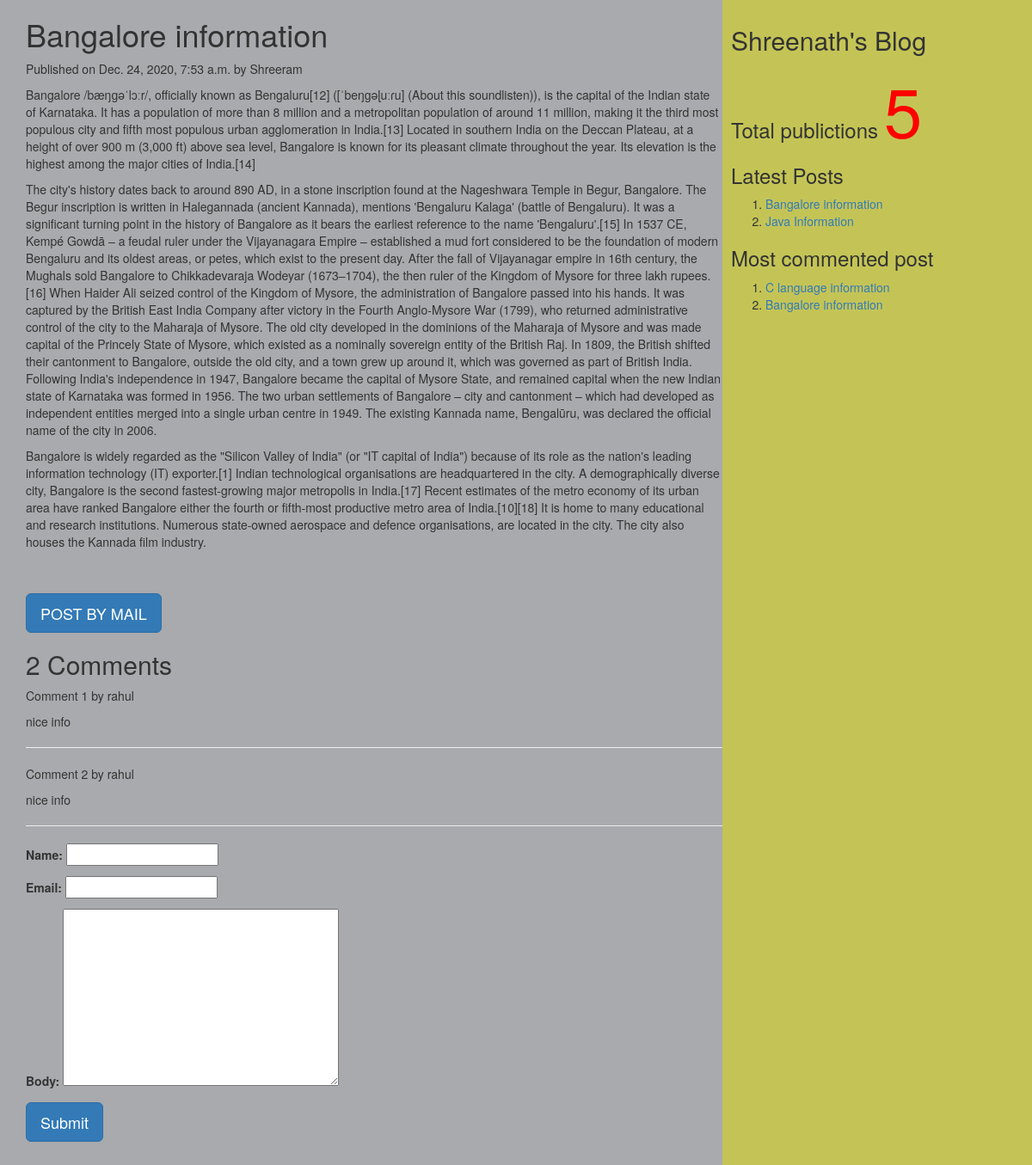
Page /2020/12/24/bangalore-information on the committed database.
### myApp/models.py (models this page shows, shortened)
class Post(models.Model):
          tags=TaggableManager()
          STATUS_CHOICES=(('draft','Draft'),('published','Published'))
          title=models.CharField(max_length=256)
          slug=models.SlugField(max_length=264,unique_for_date='publish')
          author=models.ForeignKey(User,related_name='blog_posts',on_delete= models.CASCADE)
          body=models.TextField()
          publish=models.DateTimeField(default=timezone.now)
          created=models.DateTimeField(auto_now_add=True)
          updated=models.DateTimeField(auto_now=True)
          status= models.CharField(max_length=10,choices=STATUS_CHOICES,default='draft')
          objects=CustomManager()
          class Meta:
                ordering=('-publish',)
          def get_absolute_url(self):
                return reverse('post_detail',args=[self.publish.year,self.publish.strftime('%m'),self.publish.strftime('%d'),self.slug])

class Comment(models.Model):
    post=models.ForeignKey(Post,related_name="comments",on_delete=models.CASCADE)
    name=models.CharField(max_length=50)
    email=models.EmailField()
    body=models.TextField()
    created=models.DateTimeField(auto_now_add=True)
    updated=models.DateTimeField(auto_now=True)
    active=models.BooleanField(default=True)
    class Meta:
        ordering=('created',)

### myApp/views.py (the view, shortened to what this page needs)
# urls.py: url(r'(?P<year>\d{4})/(?P<month>\d{2})/(?P<day>\d{2})/(?P<post>[-\w]+)',views.post_detail_view,name='post_detail'),
def post_detail_view(request,year,month,day,post):
    post=get_object_or_404(Post,slug=post,publish__year=year,publish__month=month,publish__day=day)
    comments=post.comments.filter(active=True)
    csubmit=False
    form=CommentForm()
    d={'post':post,'form':form,'csubmit':csubmit,'comments':comments}
    return render(request,'myApp/post_detail.html',d)

### myApp/forms.py
class CommentForm(forms.ModelForm):
    class Meta:
        model=Comment
        fields=('name','email','body')

### myApp/models.py (called while the page is built)
    def get_queryset(self):
        return super().get_queryset().filter(status='published')

### myApp/templatetags/mytags.py (called while the page is built)
@register.simple_tag
def total_posts():
    return Post.objects.count()

@register.inclusion_tag('myApp/latest_post.html')
def show_latest_posts(count=3):
    latest_posts=Post.objects.order_by('-publish')[:count]
    return {'latest_posts':latest_posts}

@register.simple_tag
def get_most_commented_posts(count=2):
    return Post.objects.annotate(total_comments=Count('comments')).order_by('-total_comments')[:count]

### templates/myApp/post_detail.html (shortened to what this page needs)
<html>
    {%extends 'myApp/parent.html'%}
        {%block content_block%}
        <h1>{{post.title}}</h1>
        <p>Published on {{post.publish}} by {{post.author|title}}</p>
        {{post.body|linebreaks}} <br><br>
        <a href="/{{post.id}}/share" class='btn btn-lg btn-primary'>POST BY MAIL</a>
        {%with comments.count as comments_count%}
        <h2>{{comments_count}} Comment{{comments_count|pluralize}}</h2>
        {%endwith%}
        {%if comments%}
         {%for c in comments%}
         <p>Comment {{forloop.counter}} by {{c.name}}</p>
        <div>{{c.body|linebreaks}}</div>
        <hr>
        {%endfor%}
        {%else%}
         <p style="color:blue;font-size:30px;font-style:bold;border-bottom:1px red solid;">There are no comments</p>
        {%endif%}
         {%if csubmit%}
         <h2>Thank you..Your comment has been added successfully!!</h2>
         {%else%}
         <form  method="post">
           {{form.as_p}}
           <input type="submit" class='btn btn-lg btn-primary' value="Submit">
         </form>
         {%endif%}
        {%endblock%}

### templates/myApp/parent.html (shortened to what this page needs)
<html>
{%load mytags%}
    <head>
        <link rel="stylesheet" href="https://maxcdn.bootstrapcdn.com/bootstrap/3.3.7/css/bootstrap.min.css">
    </head>
    <body>
        <div class="content" style="width:70%;float:left;background-color:a8aaad;height:300%;padding:0 0 0 30px">
              {%block content_block%}
              {%endblock%}
        </div>
        <div class="sidebar" style="width:30%;float:right;background-color:#c4c456;height:300%;padding:10px">
            <h2>Shreenath's Blog</h2>
            <h3>Total publictions
              <span style="color:red;font-size:80px">
              {%total_posts%}</span>
              <h3>Latest Posts</h3>
              {% show_latest_posts 2 %}
              <h3>Most commented post</h3>
              {%get_most_commented_posts as m%}
              <ol>
                {%for post in m%}
                <li><a href="{{post.get_absolute_url}}">{{post.title}}</a></li>
                {%endfor%}
              </ol>
            </h3>
        </div>
    </body>
</html>

### templates/myApp/latest_post.html
<!DOCTYPE html>
<html lang="en" dir="ltr">
  <body>
    <ol>
    {%for post in latest_posts%}
    <li><a href="{{post.get_absolute_url}}">{{post.title}}</a></li>
    {%endfor%}
    </ol>
  </body>
</html>

### rows in the picture
Post: title "Bangalore information", publish "Dec. 24, 2020, 7:53 a.m.", author "Shreeram", body "Bangalore /bæŋɡəˈlɔːr/, officially known as Bengaluru[12] ([ˈbeŋɡəɭuːɾu] (About this soundlisten)), is the capital of the Indian state of Karnataka. It has a population of more than 8 million and a metropolitan population of around 11 million, making it the third most populous city and fifth most populous urban agglomeration in India.[13] Located in southern India on the Deccan Plateau, at a height of over 900 m (3,000 ft) above sea level, Bangalore is known for its pleasant climate throughout the year. Its elevation is the highest among the major cities of India.[14] The city's history dates back to around 890 AD, in a stone inscription found at the Nageshwara Temple in Begur, Bangalore.…"
Comment: name "rahul", body "nice info"
Comment: name "rahul", body "nice info"
Post: title "Java Information"
Post: title "C language information"

### other values in the picture
{{ comments_count }} "2"
